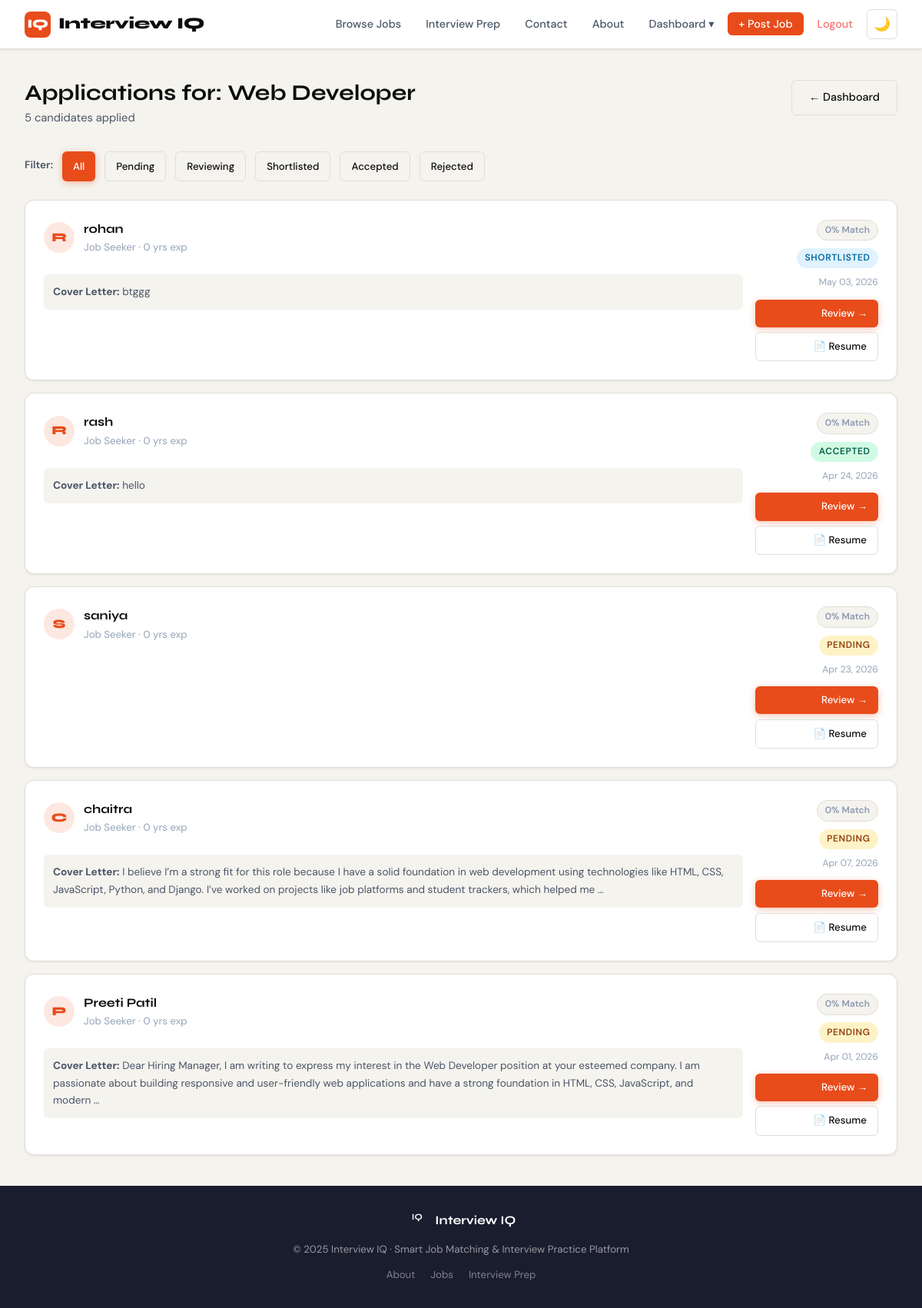
The page /jobs/1/applications/ (signed in) on the database its author committed.
### jobs/models.py (models this page shows, shortened)
class Job(models.Model):
    JOB_TYPE = (('full_time','Full Time'),('part_time','Part Time'),('contract','Contract'),('internship','Internship'),('remote','Remote'))
    EXPERIENCE_LEVEL = (('entry','Entry Level'),('mid','Mid Level'),('senior','Senior Level'),('executive','Executive'))
    STATUS = (('active','Active'),('closed','Closed'),('draft','Draft'))
    company = models.ForeignKey(CompanyProfile, on_delete=models.CASCADE, related_name='jobs')
    title = models.CharField(max_length=200)
    description = models.TextField()
    requirements = models.TextField()
    skills_required = models.TextField(help_text='Comma-separated skills')
    location = models.CharField(max_length=100)
    job_type = models.CharField(max_length=20, choices=JOB_TYPE, default='full_time')
    experience_level = models.CharField(max_length=20, choices=EXPERIENCE_LEVEL, default='mid')
    salary_min = models.PositiveIntegerField(null=True, blank=True)
    salary_max = models.PositiveIntegerField(null=True, blank=True)
    status = models.CharField(max_length=10, choices=STATUS, default='active')
    deadline = models.DateField(null=True, blank=True)
    created_at = models.DateTimeField(auto_now_add=True)
    updated_at = models.DateTimeField(auto_now=True)
    class Meta:
        ordering = ['-created_at']

class Application(models.Model):
    STATUS_CHOICES = (
        ('pending', 'Pending'),
        ('reviewing', 'Reviewing'),
        ('shortlisted', 'Shortlisted'),
        ('accepted', 'Accepted'),
        ('rejected', 'Rejected'),
    )
    job = models.ForeignKey(Job, on_delete=models.CASCADE, related_name='applications')
    applicant = models.ForeignKey(JobSeekerProfile, on_delete=models.CASCADE, related_name='applications')
    cover_letter = models.TextField(blank=True)
    resume = models.FileField(upload_to='application_resumes/', blank=True, null=True)
    status = models.CharField(max_length=15, choices=STATUS_CHOICES, default='pending')
    applied_at = models.DateTimeField(auto_now_add=True)
    updated_at = models.DateTimeField(auto_now=True)
    company_notes = models.TextField(blank=True)
    match_score = models.PositiveIntegerField(default=0)
    class Meta:
        unique_together = ('job', 'applicant')
        ordering = ['-applied_at']

### accounts/models.py (models this page shows, shortened)
class JobSeekerProfile(models.Model):
    user = models.OneToOneField(User, on_delete=models.CASCADE, related_name='seeker_profile')
    full_name = models.CharField(max_length=150)
    phone = models.CharField(max_length=20, blank=True)
    location = models.CharField(max_length=100, blank=True)
    bio = models.TextField(blank=True)
    skills = models.TextField(blank=True, help_text='Comma-separated skills')
    experience_years = models.PositiveIntegerField(default=0)
    education = models.CharField(max_length=200, blank=True)
    resume = models.FileField(upload_to='resumes/', blank=True, null=True)
    linkedin = models.URLField(blank=True)
    desired_role = models.CharField(max_length=150, blank=True)
    desired_salary = models.PositiveIntegerField(null=True, blank=True)
    created_at = models.DateTimeField(auto_now_add=True)
    def get_skills_list(self):
        return [s.strip() for s in self.skills.split(',') if s.strip()]

### jobs/views.py (the view)
# urls.py: path('<int:job_pk>/applications/', views.view_applications, name='view_applications'),
@login_required
def view_applications(request, job_pk):
    if not request.user.is_company():
        return redirect('job_list')
    job = get_object_or_404(Job, pk=job_pk, company=request.user.company_profile)
    applications = job.applications.select_related('applicant').order_by('-match_score', '-applied_at')
    status_filter = request.GET.get('status', '')
    if status_filter:
        applications = applications.filter(status=status_filter)
    highlight_app_pk = request.GET.get('app_pk')
    return render(request, 'jobs/view_applications.html', {
        'job': job,
        'applications': applications,
        'status_filter': status_filter,
        'STATUS_CHOICES': Application.STATUS_CHOICES,
        'highlight_app_pk': highlight_app_pk,
    })

### accounts/models.py (called while the page is built)
    def is_company(self):
        return self.user_type == 'company'

    def is_admin_user(self):
        return self.user_type == 'admin' or self.is_superuser

### templates/jobs/view_applications.html (shortened to what this page needs)
{% extends 'base.html' %}
{% block content %}
<div class="page-container">
  <div class="page-header">
    <div>
      <h1>Applications for: {{ job.title }}</h1>
      <p>{{ applications|length }} candidate{{ applications|length|pluralize }} applied</p>
    </div>
    <a href="{% url 'company_dashboard' %}" class="btn btn-outline-dark">← Dashboard</a>
  </div>
  <form method="get" style="display:flex;gap:0.75rem;margin-bottom:1.5rem;flex-wrap:wrap;">
    <span style="font-size:0.85rem;font-weight:600;line-height:36px;color:var(--slate);">Filter:</span>
    <a href="?" class="btn btn-sm {% if not status_filter %}btn-primary{% else %}btn-outline-dark{% endif %}">All</a>
    {% for val,label in STATUS_CHOICES %}
    <a href="?status={{ val }}" class="btn btn-sm {% if status_filter == val %}btn-primary{% else %}btn-outline-dark{% endif %}">{{ label }}</a>
    {% endfor %}
  </form>
  {% if applications %}
  <div style="display:flex;flex-direction:column;gap:1rem;">
    {% for app in applications %}
    <div class="card"{% if highlight_app_pk == app.pk|stringformat:"s" %} style="outline:2px solid rgba(124,92,255,0.65);"{% endif %}>
      <div class="card-body" style="display:flex;justify-content:space-between;align-items:flex-start;flex-wrap:wrap;gap:1rem;">
        <div style="flex:1;">
          <div style="display:flex;align-items:center;gap:0.75rem;margin-bottom:0.5rem;">
            <div style="width:40px;height:40px;background:var(--accent-dim);border-radius:50%;display:grid;place-items:center;font-family:'Syne',sans-serif;font-weight:800;color:var(--accent);">{{ app.applicant.full_name|first|upper }}</div>
            <div>
              <div style="font-family:'Syne',sans-serif;font-weight:700;">{{ app.applicant.full_name }}</div>
              <div class="text-muted text-sm">{{ app.applicant.desired_role|default:"Job Seeker" }} · {{ app.applicant.experience_years }} yrs exp</div>
            </div>
          </div>
          {% if app.cover_letter %}
          <div style="margin-top:0.75rem;background:var(--paper);border-radius:var(--radius-sm);padding:0.75rem;font-size:0.85rem;color:var(--slate);">
            <strong>Cover Letter:</strong> {{ app.cover_letter|truncatewords:40 }}
          </div>
          {% endif %}
        </div>
        <div style="text-align:right;min-width:160px;">
          {% if app.match_score >= 70 %}<div class="match-badge match-high mb-1">⚡ {{ app.match_score }}% Match</div>
          {% elif app.match_score >= 40 %}<div class="match-badge match-med mb-1">{{ app.match_score }}% Match</div>
          {% else %}<div class="match-badge match-low mb-1">{{ app.match_score }}% Match</div>{% endif %}
          <div><span class="status-badge status-{{ app.status }}">{{ app.get_status_display }}</span></div>
          <div class="text-xs text-muted mt-1">{{ app.applied_at|date:"M d, Y" }}</div>
          <a href="{% url 'update_application_status' app.pk %}?app_pk={{ app.pk }}" class="btn btn-sm btn-primary" style="margin-top:0.75rem;display:block;">Review →</a>
          {% if app.resume %}<a href="{{ app.resume.url }}" target="_blank" class="btn btn-sm btn-outline-dark" style="margin-top:0.4rem;display:block;">📄 Resume</a>{% endif %}
        </div>
      </div>
    </div>
    {% endfor %}
  </div>
  {% else %}
  <div class="empty-state"><div class="icon">📭</div><h3>No applications {% if status_filter %}with status "{{ status_filter }}"{% else %}yet{% endif %}</h3></div>
  {% endif %}
</div>
{% endblock %}

### static/css/style.css (style rules this page uses)
:root { --ink: #0d0d0d; --paper: #f5f3ee; --surface: #ffffff; --accent: #e84c1b; --accent-light: #ff6b3d; --accent-dim: #fde8e1; --gold: #d4a853; --gold-dim: #fdf3df; --slate: #4a5568; --muted: #8a9ab0; --border: #e2ddd6; --success: #2d7d46; --success-dim: #d4edda; --warning: #8a6200; --warning-dim: #fff3cd; --danger: #c0392b; --danger-dim: #fde8e6; --info: #1a6fa8; --info-dim: #d6eaf8; --shadow-sm: 0 1px 3px rgba(0,0,0,0.08); --shadow: 0 4px 16px rgba(0,0,0,0.10); --shadow-lg: 0 12px 40px rgba(0,0,0,0.14); --radius: 12px; --radius-sm: 6px; --radius-lg: 20px; }
*, *::before, *::after { box-sizing: border-box; margin: 0; padding: 0; }
html { scroll-behavior: smooth; }
body { font-family: 'DM Sans', system-ui, sans-serif; background: var(--paper); color: var(--ink); line-height: 1.65; min-height: 100vh; display: flex; flex-direction: column; }
h1,h2,h3,h4,h5,h6 { font-family: 'Syne', sans-serif; line-height: 1.15; font-weight: 700; }
a { color: inherit; text-decoration: none; transition: color 0.2s; }
.btn { display: inline-flex; align-items: center; gap: 8px; padding: 10px 22px; border-radius: var(--radius-sm); font-family: 'DM Sans', sans-serif; font-size: 0.9rem; font-weight: 500; border: none; cursor: pointer; transition: all 0.3s ease; text-decoration: none; white-space: nowrap; }
.btn-primary { background: var(--accent); color: white; box-shadow: 0 2px 8px rgba(232,76,27,0.35); }
.btn-outline-dark { background: transparent; color: var(--ink); border: 1.5px solid var(--border); }
.btn-sm { padding: 6px 14px; font-size: 0.82rem; }
.page-container { max-width: 1200px; margin: 0 auto; padding: 2.5rem 2rem; flex: 1; }
.page-header { margin-bottom: 2rem; display: flex; justify-content: space-between; align-items: flex-start; flex-wrap: wrap; gap: 1rem; }
.page-header h1 { font-size: 1.8rem; margin-bottom: 0.25rem; }
.page-header p { color: var(--slate); font-size: 0.92rem; }
.card { background: var(--surface); border-radius: var(--radius); border: 1px solid var(--border); box-shadow: var(--shadow-sm); overflow: hidden; transition: box-shadow 0.25s, transform 0.25s; }
.card-body { padding: 1.5rem; }
.match-badge { display: inline-flex; align-items: center; gap: 4px; padding: 3px 10px; border-radius: 100px; font-size: 0.75rem; font-weight: 600; }
.match-low { background: var(--paper); color: var(--muted); border: 1px solid var(--border); }
.status-badge { display: inline-block; padding: 3px 12px; border-radius: 100px; font-size: 0.72rem; font-weight: 700; text-transform: uppercase; letter-spacing: 0.05em; }
.status-pending { background: var(--warning-dim); color: var(--warning); }
.status-shortlisted { background: var(--gold-dim); color: var(--gold); }
.status-accepted { background: var(--success-dim); color: var(--success); }
.text-muted { color: var(--muted); }
.text-sm { font-size: 0.85rem; }
.mb-1 { margin-bottom: 0.5rem; }
.mt-1 { margin-top: 0.5rem; }
.btn-sm { padding: 0.45rem 0.875rem; font-size: 0.83rem; }
.status-badge { padding: 0.2rem 0.65rem; border-radius: 999px; font-size: 0.75rem; font-weight: 600; }
.status-pending { background: #fef3c7; color: #92400e; }
.status-shortlisted { background: #e0f2fe; color: #0369a1; }
.status-accepted { background: #d1fae5; color: #065f46; }
.text-muted { color: #94a3b8; }
.text-sm { font-size: 0.83rem; }
.text-xs { font-size: 0.76rem; }

### static/css/home-enhancements.css (style rules this page uses)
:root { --dark-bg: #0a0a0a; --dark-paper: #1a1a1a; --dark-surface: #252525; --dark-border: #404040; --dark-muted: #a0a0a0; }
.card { transition: all 0.4s cubic-bezier(0.25, 0.46, 0.45, 0.94); }

### rows shown on the page
Job: title "Web Developer"
Application: applicant.full_name|first "R", applicant.full_name "rohan", applicant.desired_role "Job Seeker", applicant.experience_years "0", cover_letter "btggg", match_score "0", status "SHORTLISTED", applied_at "May 03, 2026"
Application: applicant.full_name|first "R", applicant.full_name "rash", applicant.desired_role "Job Seeker", applicant.experience_years "0", cover_letter "hello", match_score "0", status "ACCEPTED", applied_at "Apr 24, 2026"
Application: applicant.full_name|first "S", applicant.full_name "saniya", applicant.desired_role "Job Seeker", applicant.experience_years "0", match_score "0", status "PENDING", applied_at "Apr 23, 2026"
Application: applicant.full_name|first "C", applicant.full_name "chaitra", applicant.desired_role "Job Seeker", applicant.experience_years "0", cover_letter "I believe I’m a strong fit for this role because I have a solid foundation in web development using technologies like HTML, CSS, JavaScript, Python, and Django. I’ve worked on projects like job platforms and student trackers, which helped me …", match_score "0", status "PENDING", applied_at "Apr 07, 2026"
Application: applicant.full_name|first "P", applicant.full_name "Preeti Patil", applicant.desired_role "Job Seeker", applicant.experience_years "0", cover_letter "Dear Hiring Manager, I am writing to express my interest in the Web Developer position at your esteemed company. I am passionate about building responsive and user-friendly web applications and have a strong foundation in HTML, CSS, JavaScript, and modern …", match_score "0", status "PENDING", applied_at "Apr 01, 2026"

### other values the page prints
{{ applications|length }} "5"
{{ label }} "Pending" "Reviewing" "Shortlisted" "Accepted" "Rejected"
